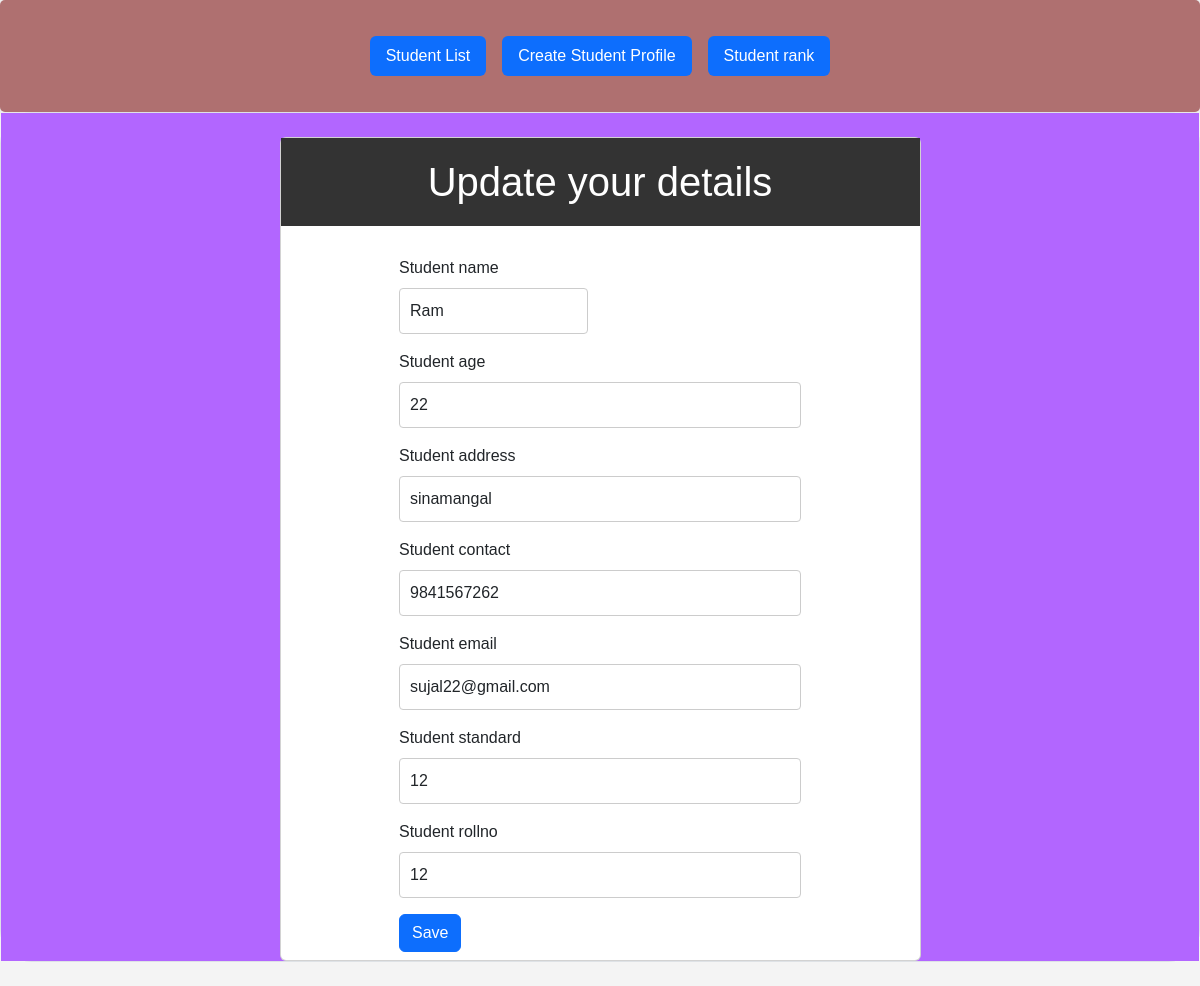
The app's page /update/113/update/ with its own data.
### grading_tool/models.py (models this page shows, shortened)
class Student_profile(models.Model):
    student_name = models.CharField(max_length=100)
    student_age = models.IntegerField()
    student_rollno = models.IntegerField()
    student_address = models.CharField(max_length=250)
    student_contact = models.IntegerField()
    student_email = models.CharField(blank=True, null=True, max_length=250)
    student_standard = models.IntegerField()
    student_photo = models.ImageField(upload_to='student_photos/', null=True, blank=True)

### grading_tool/views.py (the view)
# urls.py: path('update/<int:pk>/update/', StudentUpdateView.as_view(),name='update'),
class StudentUpdateView(UpdateView):
    model = Student_profile
    form_class = StudentForm
    template_name = 'update.html'
    success_url = reverse_lazy('student_list')

### grading_tool/forms.py
class StudentForm(forms.ModelForm):
    class Meta:
        model = Student_profile
        fields = "__all__"

### grading_tool/templates/update.html (shortened to what this page needs)
{% extends 'base.html' %}
{% load i18n django_bootstrap5 %}
{% block content %}
{% load static %}
<link rel="stylesheet" type="text/css" href="{% static 'Update.css' %}">
<section class="pb-4">
  <div class="border rounded-5">
        <div class="mask d-flex align-items-center h-100 gradient-custom-3">
          <div class="container h-100">
            <div class="row d-flex justify-content-center align-items-center h-100">
              <div class="col-12 col-md-9 col-lg-7 col-xl-7">
                <div class="card mt-4 ">
                   <form method="post">
                        <div class="heading text-center">
                          <h1>Update your details</h1>
                        </div>
                          <div class="container col-md-7 col-lg-8">
                           <div class="row">
                              <div class="col-sm-6">
                                {% bootstrap_field form.student_name show_label=True %}
                              </div>
                              <div class="col-sm-12">
                                {% bootstrap_field form.student_age show_label=True%}
                              </div>
                              <div class="col-sm-12">
                                {% bootstrap_field form.student_address show_label=True %}
                              </div>
                              <div class="col-sm-12">
                                {% bootstrap_field form.student_contact show_label=True %}
                              </div>
                              <div class="col-sm-12">
                                {% bootstrap_field form.student_email show_label=True %}
                              </div>
                              <div class="col-sm-12">
                                {% bootstrap_field form.student_standard show_label=True %}
                              </div>
                              <div class="col-sm-12">
                                {% bootstrap_field form.student_rollno show_label=True %}
                              </div>
                              <div class="mb-2">
                               {% bootstrap_button "Save" button_type="submit" button_class="btn-primary" %}
                              </div>
                           </div>
                   </form>
                </div>
              </div>
            </div>
        </div>
  </div>
</section>
{% endblock %}

### grading_tool/static/update.css (style rules this page uses)
body { font-family: Arial, sans-serif; background-color: #f4f4f4; }
.heading { background-color: #333; color: white; padding: 20px 0; margin-bottom: 30px; }
h1 { margin: 0; }
input[type="text"], input[type="number"] { width: 100%; padding: 10px; margin-bottom: 15px; border: 1px solid #ccc; border-radius: 4px; box-sizing: border-box; }
.gradient-custom-3 { background:#b266ff }

### records on screen
Student_profile: student_name "Ram", student_age "22", student_address "sinamangal", student_contact "9841567262", student_email "sujal22@gmail.com", student_standard "12", student_rollno "12"
